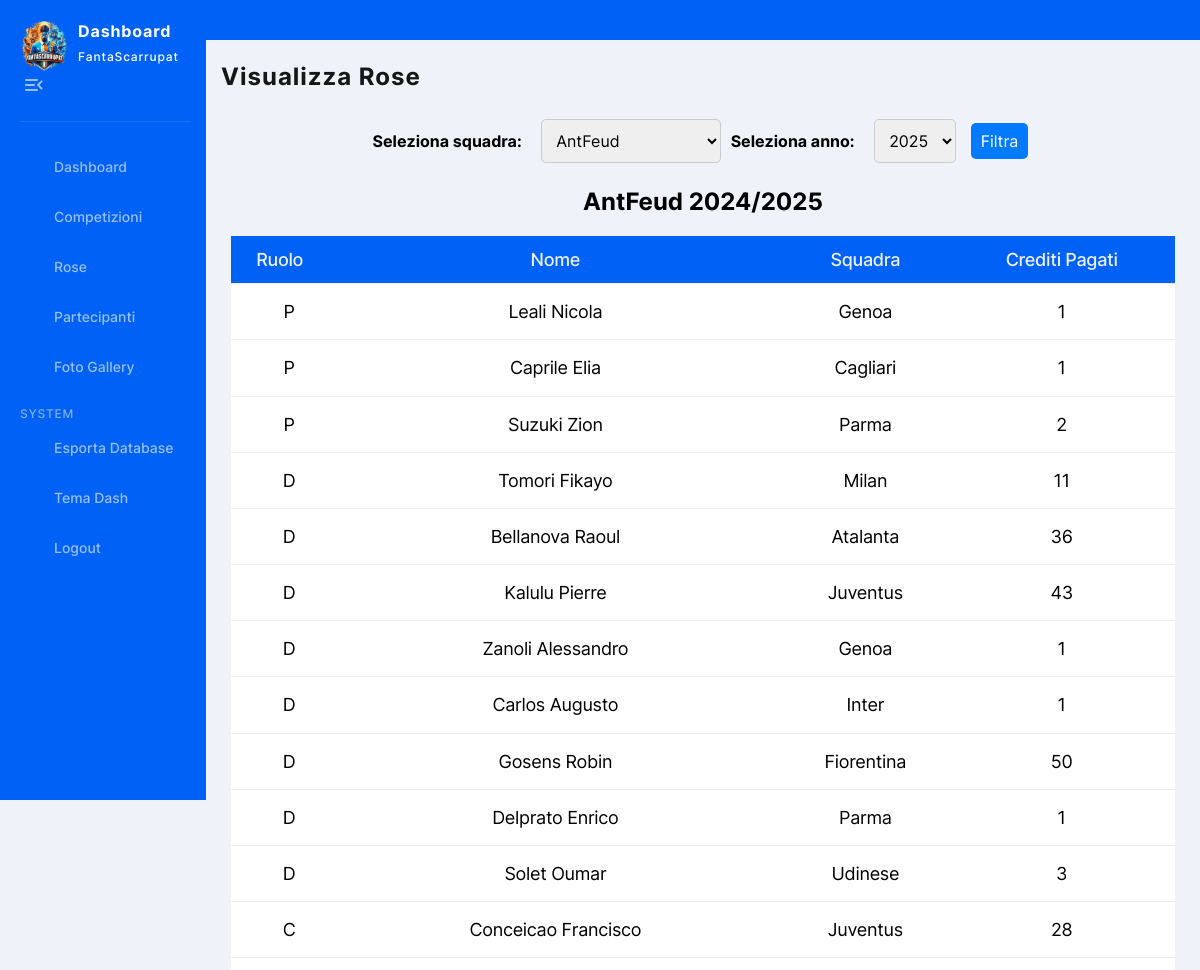
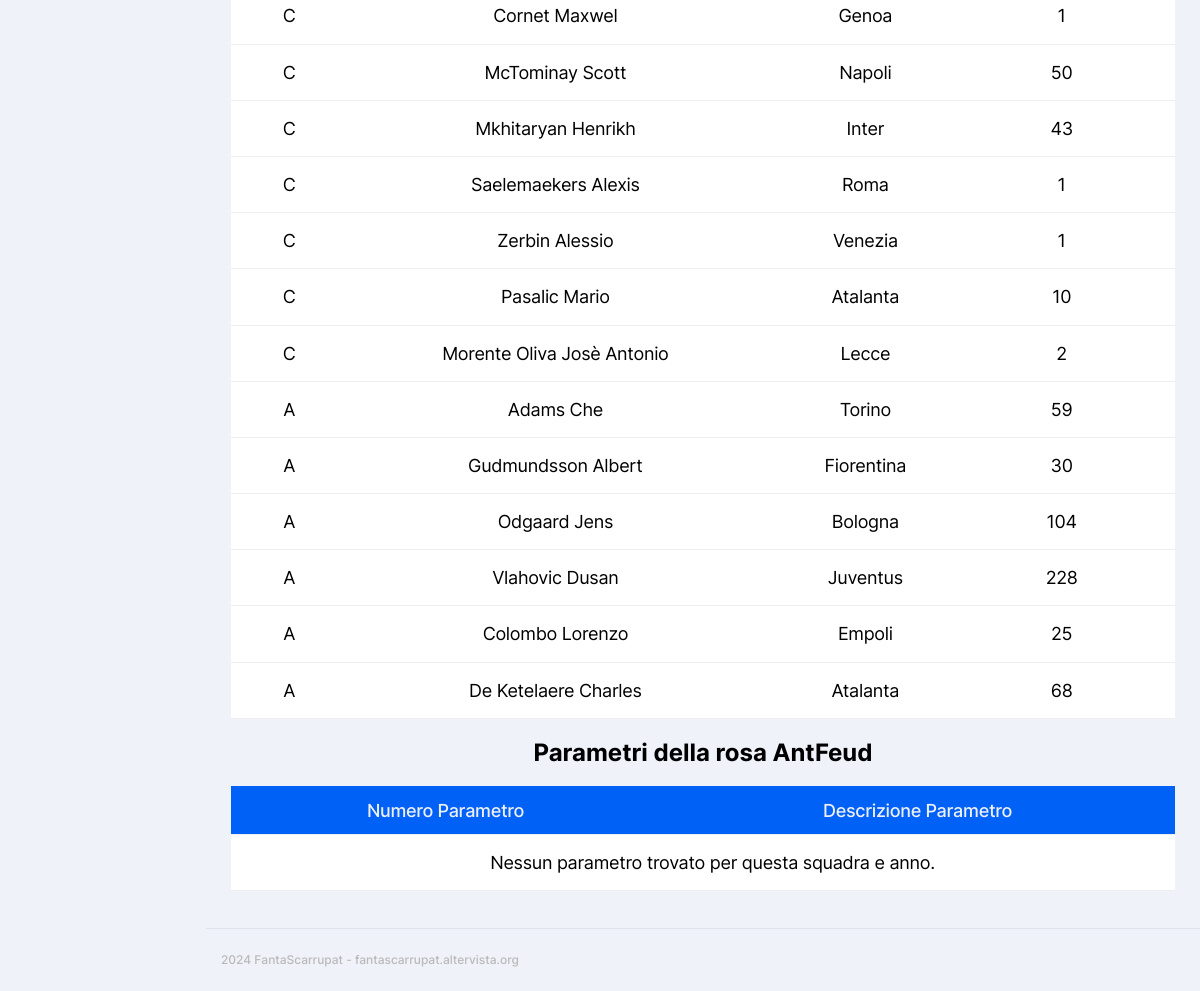
Screenshot of /visualizzaRose.php?team=AntFeud&year=2025 (signed in) with the database file from the repository (2 pictures, top to bottom).
### tables this page shows
CREATE TABLE IF NOT EXISTS `dettagli_rosa` (
                                             `id_rosa` int NOT NULL,
                                             `id_giocatore` int NOT NULL,
                                             `crediti_pagati` int NOT NULL,
                                             PRIMARY KEY (`id_rosa`,`id_giocatore`),
  KEY `id_rosa` (`id_rosa`),
  KEY `id_giocatore` (`id_giocatore`)
  );

CREATE TABLE IF NOT EXISTS `giocatore` (
                                         `id_giocatore` int NOT NULL AUTO_INCREMENT,
                                         `codice_fantacalcio` int NOT NULL,
                                         `nome_giocatore` varchar(100) NOT NULL,
  `ruolo` varchar(100) NOT NULL,
  `squadra_reale` varchar(100) NOT NULL,
  PRIMARY KEY (`id_giocatore`)
  );

### visualizzaRose.php (the view, shortened to what this page needs)
<?php
include 'php/connectionDB.php';
$current_team = isset($_GET['team']) ? $_GET['team'] : '';
$current_year = isset($_GET['year']) ? $_GET['year'] : date("Y");
$teams_query = "SELECT DISTINCT nome_fantasquadra FROM rosa";
$years_query = "SELECT DISTINCT anno FROM rosa";
$teams_result = $conn->query($teams_query);
$years_result = $conn->query($years_query);
$teams = array();
$years = array();
if ($teams_result->num_rows > 0) {
  while ($row = $teams_result->fetch_assoc()) {
    $teams[] = $row['nome_fantasquadra'];
  }
}
if ($years_result->num_rows > 0) {
  while ($row = $years_result->fetch_assoc()) {
    $years[] = $row['anno'];
  }
}
$query = "SELECT R.nome_fantasquadra, D.crediti_pagati, G.nome_giocatore, G.squadra_reale, G.ruolo
              FROM rosa AS R, giocatore AS G, dettagli_rosa AS D
              WHERE D.id_giocatore = G.id_giocatore
              AND R.id_rosa = D.id_rosa
              AND R.nome_fantasquadra = '$current_team'
              AND R.anno = '$current_year'
              ORDER BY G.ruolo DESC";
$result = $conn->query($query);
$query2 = "SELECT PR.numero_parametro, PR.testo_parametro
              FROM parametri_rosa AS PR, parametri_utilizzati AS PU, rosa AS R
              WHERE PU.id_parametro = PR.id_parametro
              AND PU.id_rosa  = R.id_rosa
              AND R.nome_fantasquadra = '$current_team'
              AND R.anno = '$current_year'";
$result2 = $conn->query($query2);
?>
<!DOCTYPE html>
<html lang="en">
<head>
  <link rel="stylesheet" href="./css/style.min.css">
</head>
<body>
<?php
include 'navbarAdmin.php';
?>
<main class="main users chart-page" id="skip-target">
  <div class="container">
    <h2 class="main-title">Visualizza Rose</h2>
    <div class="select-container">
      <form action="" method="GET">
        <label for="team">Seleziona squadra:</label>
        <select name="team" id="team">
          <?php
          foreach ($teams as $team) {
            echo "<option value='$team'" . ($team == $current_team ? " selected" : "") . ">$team</option>";
          }
          ?>
        </select>
        <label for="year">Seleziona anno:</label>
        <select name="year" id="year">
          <?php
          foreach ($years as $year) {
            echo "<option value='$year'" . ($year == $current_year ? " selected" : "") . ">$year</option>";
          }
          ?>
        </select>
        <button type="submit">Filtra</button>
      </form>
    </div>
    <div class="team-year-header">
      <?php
      if ($current_team && $current_year) {
        echo htmlspecialchars($current_team) . " " . htmlspecialchars($current_year)-1 . "/" . htmlspecialchars($current_year);
      } else {
        echo "Seleziona una squadra e un anno";
      }
      ?>
    </div>
    <div class="col-lg-12">
      <div class="users-table table-wrapper">
        <table class="posts-table">
          <thead>
          <tr class="users-table-info">
            <th>Ruolo</th>
            <th>Nome</th>
            <th>Squadra</th>
            <th>Crediti Pagati</th>
          </tr>
          </thead>
          <tbody id="table-body">
          <?php
          if ($result->num_rows > 0) {
            while ($row = $result->fetch_assoc()) {
              ?>
              <tr>
                <td><?php echo $row["ruolo"]; ?></td>
                <td><?php echo $row["nome_giocatore"] ?></td>
                <td><?php echo $row["squadra_reale"] ?></td>
                <td><?php echo $row["crediti_pagati"] ?></td>
              </tr>
              <?php
            }
          } else {
            echo "<tr><td colspan='4'>Nessun giocatore trovato per questa squadra e anno.</td></tr>";
          }
          ?>
          </tbody>
        </table>
      </div>
    </div>
    <div class="team-year-header">
      <?php
      if ($current_team && $current_year) {
        echo "Parametri della rosa ", htmlspecialchars($current_team);
      } else {
        echo "Seleziona una squadra e un anno";
      }
      ?>
    </div>
    <div class="col-lg-12">
      <div class="users-table table-wrapper">
        <table class="posts-table">
          <thead>
          <tr class="users-table-info">
            <th>Numero Parametro</th>
            <th>Descrizione Parametro</th>
          </tr>
          </thead>
          <tbody id="table-body">
          <?php
          if ($result2->num_rows > 0) {
            while ($row2 = $result2->fetch_assoc()) {
              ?>
              <tr>
                <td><?php echo $row2["numero_parametro"]; ?></td>
                <td><?php echo $row2["testo_parametro"] ?></td>
              </tr>
              <?php
            }
          } else {
            echo "<tr><td colspan='2'>Nessun parametro trovato per questa squadra e anno.</td></tr>";
          }
          ?>
          </tbody>
        </table>
      </div>
    </div>
  </div>
</main>
<footer class="footer">
  <div class="container footer--flex">
    <div class="footer-start">
      <p>
        2024 FantaScarrupat -
        <a href="http://fantascarrupat.altervista.org/" target="_blank" rel="noopener noreferrer">
          fantascarrupat.altervista.org
        </a>
      </p>
    </div>
  </div>
</footer>
</body>
</html>

### rows the page displays
dettagli_rosa: id_giocatore.ruolo "P", id_giocatore.nome_giocatore "Leali Nicola", id_giocatore.squadra_reale "Genoa", crediti_pagati "1"
dettagli_rosa: id_giocatore.ruolo "P", id_giocatore.nome_giocatore "Caprile Elia", id_giocatore.squadra_reale "Cagliari", crediti_pagati "1"
dettagli_rosa: id_giocatore.ruolo "P", id_giocatore.nome_giocatore "Suzuki Zion", id_giocatore.squadra_reale "Parma", crediti_pagati "2"
dettagli_rosa: id_giocatore.ruolo "D", id_giocatore.nome_giocatore "Tomori Fikayo", id_giocatore.squadra_reale "Milan", crediti_pagati "11"
dettagli_rosa: id_giocatore.ruolo "D", id_giocatore.nome_giocatore "Bellanova Raoul", id_giocatore.squadra_reale "Atalanta", crediti_pagati "36"
dettagli_rosa: id_giocatore.ruolo "D", id_giocatore.nome_giocatore "Kalulu Pierre", id_giocatore.squadra_reale "Juventus", crediti_pagati "43"
dettagli_rosa: id_giocatore.ruolo "D", id_giocatore.nome_giocatore "Zanoli Alessandro", id_giocatore.squadra_reale "Genoa", crediti_pagati "1"
dettagli_rosa: id_giocatore.ruolo "D", id_giocatore.nome_giocatore "Carlos Augusto", id_giocatore.squadra_reale "Inter", crediti_pagati "1"
dettagli_rosa: id_giocatore.ruolo "D", id_giocatore.nome_giocatore "Gosens Robin", id_giocatore.squadra_reale "Fiorentina", crediti_pagati "50"
dettagli_rosa: id_giocatore.ruolo "D", id_giocatore.nome_giocatore "Delprato Enrico", id_giocatore.squadra_reale "Parma", crediti_pagati "1"
dettagli_rosa: id_giocatore.ruolo "D", id_giocatore.nome_giocatore "Solet Oumar", id_giocatore.squadra_reale "Udinese", crediti_pagati "3"
dettagli_rosa: id_giocatore.ruolo "C", id_giocatore.nome_giocatore "Conceicao Francisco", id_giocatore.squadra_reale "Juventus", crediti_pagati "28"
dettagli_rosa: id_giocatore.ruolo "C", id_giocatore.nome_giocatore "Cornet Maxwel", id_giocatore.squadra_reale "Genoa", crediti_pagati "1"
dettagli_rosa: id_giocatore.ruolo "C", id_giocatore.nome_giocatore "McTominay Scott", id_giocatore.squadra_reale "Napoli", crediti_pagati "50"
dettagli_rosa: id_giocatore.ruolo "C", id_giocatore.nome_giocatore "Mkhitaryan Henrikh", id_giocatore.squadra_reale "Inter", crediti_pagati "43"
dettagli_rosa: id_giocatore.ruolo "C", id_giocatore.nome_giocatore "Saelemaekers Alexis", id_giocatore.squadra_reale "Roma", crediti_pagati "1"
dettagli_rosa: id_giocatore.ruolo "C", id_giocatore.nome_giocatore "Zerbin Alessio", id_giocatore.squadra_reale "Venezia", crediti_pagati "1"
dettagli_rosa: id_giocatore.ruolo "C", id_giocatore.nome_giocatore "Pasalic Mario", id_giocatore.squadra_reale "Atalanta", crediti_pagati "10"
dettagli_rosa: id_giocatore.ruolo "C", id_giocatore.nome_giocatore "Morente Oliva Josè Antonio", id_giocatore.squadra_reale "Lecce", crediti_pagati "2"
dettagli_rosa: id_giocatore.ruolo "A", id_giocatore.nome_giocatore "Adams Che", id_giocatore.squadra_reale "Torino", crediti_pagati "59"
dettagli_rosa: id_giocatore.ruolo "A", id_giocatore.nome_giocatore "Gudmundsson Albert", id_giocatore.squadra_reale "Fiorentina", crediti_pagati "30"
dettagli_rosa: id_giocatore.ruolo "A", id_giocatore.nome_giocatore "Odgaard Jens", id_giocatore.squadra_reale "Bologna", crediti_pagati "104"
dettagli_rosa: id_giocatore.ruolo "A", id_giocatore.nome_giocatore "Vlahovic Dusan", id_giocatore.squadra_reale "Juventus", crediti_pagati "228"
dettagli_rosa: id_giocatore.ruolo "A", id_giocatore.nome_giocatore "Colombo Lorenzo", id_giocatore.squadra_reale "Empoli", crediti_pagati "25"
dettagli_rosa: id_giocatore.ruolo "A", id_giocatore.nome_giocatore "De Ketelaere Charles", id_giocatore.squadra_reale "Atalanta", crediti_pagati "68"

### other values shown
$current_team "AntFeud"
htmlspecialchars($current_year)-1 "2024"
$current_year "2025"
form field team "AntFeud"
form field year "2025"
